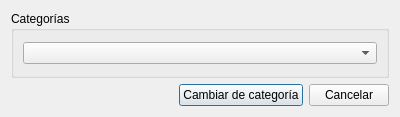
<?xml version="1.0" encoding="UTF-8"?>
<ui version="4.0">
 <class>CategoryDialog</class>
 <widget class="QDialog" name="CategoryDialog">
  <property name="geometry">
   <rect>
    <x>0</x>
    <y>0</y>
    <width>400</width>
    <height>117</height>
   </rect>
  </property>
  <property name="windowTitle">
   <string>Dialog</string>
  </property>
  <layout class="QVBoxLayout" name="verticalLayout_2">
   <item>
    <widget class="QGroupBox" name="groupBox">
     <property name="title">
      <string>Categorías</string>
     </property>
     <layout class="QVBoxLayout" name="verticalLayout">
      <item>
       <widget class="QComboBox" name="categoryComboBox"/>
      </item>
     </layout>
    </widget>
   </item>
   <item>
    <layout class="QHBoxLayout" name="horizontalLayout">
     <item>
      <spacer name="horizontalSpacer">
       <property name="orientation">
        <enum>Qt::Horizontal</enum>
       </property>
       <property name="sizeHint" stdset="0">
        <size>
         <width>40</width>
         <height>20</height>
        </size>
       </property>
      </spacer>
     </item>
     <item>
      <widget class="QPushButton" name="aceptPushButton">
       <property name="text">
        <string>Cambiar de categoría</string>
       </property>
      </widget>
     </item>
     <item>
      <widget class="QPushButton" name="cancelPushButton">
       <property name="text">
        <string>Cancelar</string>
       </property>
      </widget>
     </item>
    </layout>
   </item>
  </layout>
 </widget>
 <resources/>
 <connections/>
</ui>
